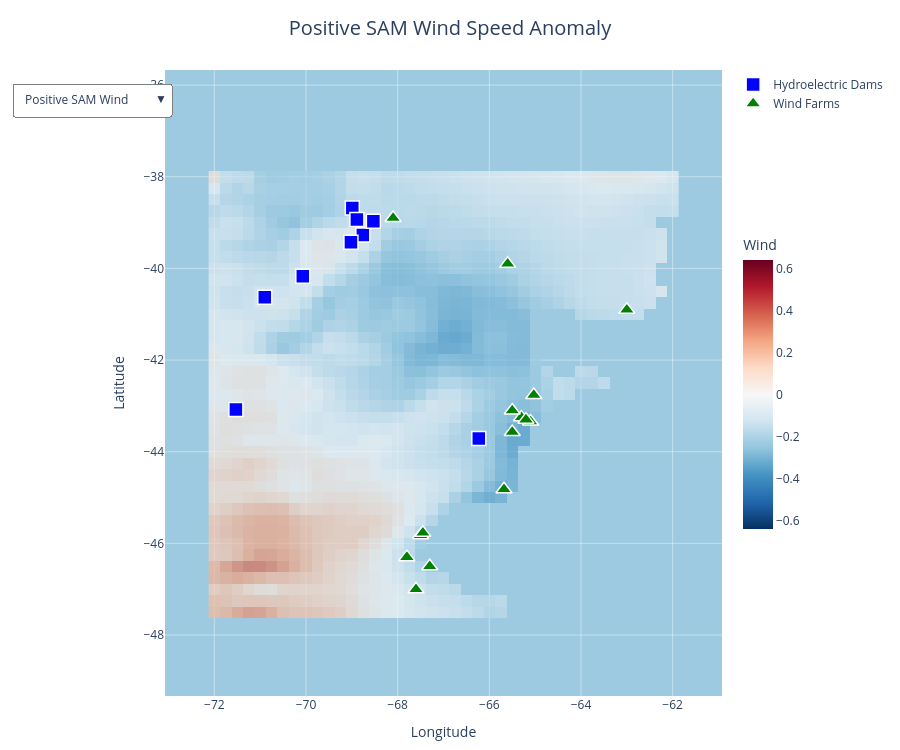

The code cell stored with this chart in its notebook:
### Markdown cell above
## Create Interactive Map

### Code cell
states = ["sam_pos", "sam_neg", "enso_pos", "enso_neg", "iod_pos", "iod_neg"]
state_titles = {
    "sam_pos": "Positive SAM",
    "sam_neg": "Negative SAM",
    "enso_pos": "El Niño",
    "enso_neg": "La Niña",
    "iod_pos": "Positive IOD",
    "iod_neg": "Negative IOD",
}

wmax = max(np.nanmax(np.abs(v)) for v in wind_anoms.values())
rmax = max(np.nanmax(np.abs(v)) for v in runoff_anoms.values())

traces = []

for i, state in enumerate(states):
    # Wind Traces
    traces.append(
        go.Heatmap(
            z=wind_anoms[state],
            x=lon,
            y=lat,
            colorscale="RdBu_r",
            zmin=-wmax,
            zmax=wmax,
            zmid=0,
            visible=(i == 0),
            opacity=0.7,
            colorbar=dict(
                title="Wind",
                len=0.5,
            ),
            hovertemplate="Lat: %{y:.2f}<br>"
            + "Lon: %{x:.2f}<br>"
            + "Wind anomaly: %{z:.2f}<extra></extra>",
        )
    )
    # RUnoff Traces
    traces.append(
        go.Heatmap(
            z=runoff_anoms[state],
            x=lon,
            y=lat,
            colorscale="RdBu_r",
            zmin=-rmax,
            zmax=rmax,
            zmid=0,
            visible=False,
            opacity=0.7,
            colorbar=dict(
                title="Runoff",
                len=0.5,
            ),
            hovertemplate="Lat: %{y:.2f}<br>"
            + "Lon: %{x:.2f}<br>"
            + "Runoff anomaly: %{z:.2f}<extra></extra>",
        )
    )

# Infrastructure
traces.append(
    go.Scatter(
        x=[h[2] for h in HYDRO],
        y=[h[1] for h in HYDRO],
        mode="markers",
        marker=dict(
            symbol="square",
            color="blue",
            size=14,
            line=dict(width=1.5, color="white"),
        ),
        text=[f"{h[0]} ({h[3]}MW)" for h in HYDRO],
        name="Hydroelectric Dams",
    )
)

traces.append(
    go.Scatter(
        x=[w[2] for w in WIND],
        y=[w[1] for w in WIND],
        mode="markers",
        marker=dict(
            symbol="triangle-up",
            color="green",
            size=14,
            line=dict(width=1.5, color="white"),
        ),
        text=[f"{w[0]} ({w[3]}MW)" for w in WIND],
        name="Wind Farms",
    )
)

# Buttons
buttons = []

for i, state in enumerate(states):
    # Wind Button
    vis = [False] * (len(states) * 2 + 2)
    vis[i * 2] = True
    vis[-2] = True
    vis[-1] = True

    buttons.append(
        dict(
            label=f"{state_titles[state]} Wind",
            method="update",
            args=[
                {"visible": vis},
                {"title": f"{state_titles[state]} Wind Speed Anomaly"},
            ],
        )
    )
    # Runoff button
    vis2 = [False] * (len(states) * 2 + 2)
    vis2[i * 2 + 1] = True
    vis2[-2] = True
    vis2[-1] = True

    buttons.append(
        dict(
            label=f"{state_titles[state]} Runoff",
            method="update",
            args=[
                {"visible": vis2},
                {"title": f"{state_titles[state]} Runoff Anomaly"},
            ],
        )
    )

fig = go.Figure(data=traces)

fig.update_layout(
    title=dict(
        text="Positive SAM Wind Speed Anomaly",
        x=0.5,
        font=dict(size=20),
    ),
    # Background styling
    plot_bgcolor="#9ecae1",
    paper_bgcolor="white",
    # Axis styling
    xaxis=dict(
        title="Longitude",
        range=[-73, -61],
        showgrid=True,
        gridcolor="rgba(255,255,255,0.4)",
        zeroline=False,
    ),
    yaxis=dict(
        title="Latitude",
        range=[-48, -37],
        showgrid=True,
        gridcolor="rgba(255,255,255,0.4)",
        zeroline=False,
        scaleanchor="x",
        scaleratio=1,
    ),
    # Dropdown menu
    updatemenus=[
        dict(
            buttons=buttons,
            direction="down",
            x=0.01,
            y=0.98,
            bgcolor="white",
            bordercolor="gray",
        )
    ],
    legend=dict(
        x=1.02,
        y=1.0,
        bgcolor="rgba(255,255,255,0.8)",
    ),
    margin=dict(
        l=50,
        r=160,
        t=70,
        b=50,
    ),
    height=750,
)
fig.show()

fig.write_html("../results/figures/composite_anomaly_map.html", include_plotlyjs="cdn")

### Figure 1 — Plotly figure (JSON) as saved in the notebook; plotly's stock layout.template omitted (floating-point values rounded to 4 significant figures; data arrays with more than 128 entries replaced by an {"elided": "..."} marker saying what was removed)
{"data": [{"colorbar": {"len": 0.5, "title": {"text": "Wind"}}, "colorscale": [[0, "rgb(5,48,97)"], [0.1, "rgb(33,102,172)"], [0.2, "rgb(67,147,195)"], [0.3, "rgb(146,197,222)"], [0.4, "rgb(209,229,240)"], [0.5, "rgb(247,247,247)"], [0.6, "rgb(253,219,199)"], [0.7, "rgb(244,165,130)"], [0.8, "rgb(214,96,77)"], [0.9, "rgb(178,24,43)"], [1, "rgb(103,0,31)"]], "hovertemplate": "Lat: %{y:.2f}<br>Lon: %{x:.2f}<br>Wind anomaly: %{z:.2f}<extra></extra>", "opacity": 0.7, "type": "heatmap", "visible": true, "x": [-72.0, -71.75, -71.5, -71.25, -71.0, -70.75, -70.5, -70.25, -70.0, -69.75, -69.5, -69.25, -69.0, -68.75, -68.5, -68.25, -68.0, -67.75, -67.5, -67.25, -67.0, -66.75, -66.5, -66.25, -66.0, -65.75, -65.5, -65.25, -65.0, -64.75, -64.5, -64.25, -64.0, -63.75, -63.5, -63.25, -63.0, -62.75, -62.5, -62.25, -62.0], "y": [-38.0, -38.25, -38.5, -38.75, -39.0, -39.25, -39.5, -39.75, -40.0, -40.25, -40.5, -40.75, -41.0, -41.25, -41.5, -41.75, -42.0, -42.25, -42.5, -42.75, -43.0, -43.25, -43.5, -43.75, -44.0, -44.25, -44.5, -44.75, -45.0, -45.25, -45.5, -45.75, -46.0, -46.25, -46.5, -46.75, -47.0, -47.25, -47.5], "z": {"elided": "39x41 float values"}, "zmax": 0.6408, "zmid": 0, "zmin": -0.6408}, {"colorbar": {"len": 0.5, "title": {"text": "Runoff"}}, "colorscale": [[0, "rgb(5,48,97)"], [0.1, "rgb(33,102,172)"], [0.2, "rgb(67,147,195)"], [0.3, "rgb(146,197,222)"], [0.4, "rgb(209,229,240)"], [0.5, "rgb(247,247,247)"], [0.6, "rgb(253,219,199)"], [0.7, "rgb(244,165,130)"], [0.8, "rgb(214,96,77)"], [0.9, "rgb(178,24,43)"], [1, "rgb(103,0,31)"]], "hovertemplate": "Lat: %{y:.2f}<br>Lon: %{x:.2f}<br>Runoff anomaly: %{z:.2f}<extra></extra>", "opacity": 0.7, "type": "heatmap", "visible": false, "x": [-72.0, -71.75, -71.5, -71.25, -71.0, -70.75, -70.5, -70.25, -70.0, -69.75, -69.5, -69.25, -69.0, -68.75, -68.5, -68.25, -68.0, -67.75, -67.5, -67.25, -67.0, -66.75, -66.5, -66.25, -66.0, -65.75, -65.5, -65.25, -65.0, -64.75, -64.5, -64.25, -64.0, -63.75, -63.5, -63.25, -63.0, -62.75, -62.5, -62.25, -62.0], "y": [-38.0, -38.25, -38.5, -38.75, -39.0, -39.25, -39.5, -39.75, -40.0, -40.25, -40.5, -40.75, -41.0, -41.25, -41.5, -41.75, -42.0, -42.25, -42.5, -42.75, -43.0, -43.25, -43.5, -43.75, -44.0, -44.25, -44.5, -44.75, -45.0, -45.25, -45.5, -45.75, -46.0, -46.25, -46.5, -46.75, -47.0, -47.25, -47.5], "z": {"elided": "39x41 float values"}, "zmax": 74.51, "zmid": 0, "zmin": -74.51}, {"colorbar": {"len": 0.5, "title": {"text": "Wind"}}, "colorscale": [[0, "rgb(5,48,97)"], [0.1, "rgb(33,102,172)"], [0.2, "rgb(67,147,195)"], [0.3, "rgb(146,197,222)"], [0.4, "rgb(209,229,240)"], [0.5, "rgb(247,247,247)"], [0.6, "rgb(253,219,199)"], [0.7, "rgb(244,165,130)"], [0.8, "rgb(214,96,77)"], [0.9, "rgb(178,24,43)"], [1, "rgb(103,0,31)"]], "hovertemplate": "Lat: %{y:.2f}<br>Lon: %{x:.2f}<br>Wind anomaly: %{z:.2f}<extra></extra>", "opacity": 0.7, "type": "heatmap", "visible": false, "x": [-72.0, -71.75, -71.5, -71.25, -71.0, -70.75, -70.5, -70.25, -70.0, -69.75, -69.5, -69.25, -69.0, -68.75, -68.5, -68.25, -68.0, -67.75, -67.5, -67.25, -67.0, -66.75, -66.5, -66.25, -66.0, -65.75, -65.5, -65.25, -65.0, -64.75, -64.5, -64.25, -64.0, -63.75, -63.5, -63.25, -63.0, -62.75, -62.5, -62.25, -62.0], "y": [-38.0, -38.25, -38.5, -38.75, -39.0, -39.25, -39.5, -39.75, -40.0, -40.25, -40.5, -40.75, -41.0, -41.25, -41.5, -41.75, -42.0, -42.25, -42.5, -42.75, -43.0, -43.25, -43.5, -43.75, -44.0, -44.25, -44.5, -44.75, -45.0, -45.25, -45.5, -45.75, -46.0, -46.25, -46.5, -46.75, -47.0, -47.25, -47.5], "z": {"elided": "39x41 float values"}, "zmax": 0.6408, "zmid": 0, "zmin": -0.6408}, {"colorbar": {"len": 0.5, "title": {"text": "Runoff"}}, "colorscale": [[0, "rgb(5,48,97)"], [0.1, "rgb(33,102,172)"], [0.2, "rgb(67,147,195)"], [0.3, "rgb(146,197,222)"], [0.4, "rgb(209,229,240)"], [0.5, "rgb(247,247,247)"], [0.6, "rgb(253,219,199)"], [0.7, "rgb(244,165,130)"], [0.8, "rgb(214,96,77)"], [0.9, "rgb(178,24,43)"], [1, "rgb(103,0,31)"]], "hovertemplate": "Lat: %{y:.2f}<br>Lon: %{x:.2f}<br>Runoff anomaly: %{z:.2f}<extra></extra>", "opacity": 0.7, "type": "heatmap", "visible": false, "x": [-72.0, -71.75, -71.5, -71.25, -71.0, -70.75, -70.5, -70.25, -70.0, -69.75, -69.5, -69.25, -69.0, -68.75, -68.5, -68.25, -68.0, -67.75, -67.5, -67.25, -67.0, -66.75, -66.5, -66.25, -66.0, -65.75, -65.5, -65.25, -65.0, -64.75, -64.5, -64.25, -64.0, -63.75, -63.5, -63.25, -63.0, -62.75, -62.5, -62.25, -62.0], "y": [-38.0, -38.25, -38.5, -38.75, -39.0, -39.25, -39.5, -39.75, -40.0, -40.25, -40.5, -40.75, -41.0, -41.25, -41.5, -41.75, -42.0, -42.25, -42.5, -42.75, -43.0, -43.25, -43.5, -43.75, -44.0, -44.25, -44.5, -44.75, -45.0, -45.25, -45.5, -45.75, -46.0, -46.25, -46.5, -46.75, -47.0, -47.25, -47.5], "z": {"elided": "39x41 float values"}, "zmax": 74.51, "zmid": 0, "zmin": -74.51}, {"colorbar": {"len": 0.5, "title": {"text": "Wind"}}, "colorscale": [[0, "rgb(5,48,97)"], [0.1, "rgb(33,102,172)"], [0.2, "rgb(67,147,195)"], [0.3, "rgb(146,197,222)"], [0.4, "rgb(209,229,240)"], [0.5, "rgb(247,247,247)"], [0.6, "rgb(253,219,199)"], [0.7, "rgb(244,165,130)"], [0.8, "rgb(214,96,77)"], [0.9, "rgb(178,24,43)"], [1, "rgb(103,0,31)"]], "hovertemplate": "Lat: %{y:.2f}<br>Lon: %{x:.2f}<br>Wind anomaly: %{z:.2f}<extra></extra>", "opacity": 0.7, "type": "heatmap", "visible": false, "x": [-72.0, -71.75, -71.5, -71.25, -71.0, -70.75, -70.5, -70.25, -70.0, -69.75, -69.5, -69.25, -69.0, -68.75, -68.5, -68.25, -68.0, -67.75, -67.5, -67.25, -67.0, -66.75, -66.5, -66.25, -66.0, -65.75, -65.5, -65.25, -65.0, -64.75, -64.5, -64.25, -64.0, -63.75, -63.5, -63.25, -63.0, -62.75, -62.5, -62.25, -62.0], "y": [-38.0, -38.25, -38.5, -38.75, -39.0, -39.25, -39.5, -39.75, -40.0, -40.25, -40.5, -40.75, -41.0, -41.25, -41.5, -41.75, -42.0, -42.25, -42.5, -42.75, -43.0, -43.25, -43.5, -43.75, -44.0, -44.25, -44.5, -44.75, -45.0, -45.25, -45.5, -45.75, -46.0, -46.25, -46.5, -46.75, -47.0, -47.25, -47.5], "z": {"elided": "39x41 float values"}, "zmax": 0.6408, "zmid": 0, "zmin": -0.6408}, {"colorbar": {"len": 0.5, "title": {"text": "Runoff"}}, "colorscale": [[0, "rgb(5,48,97)"], [0.1, "rgb(33,102,172)"], [0.2, "rgb(67,147,195)"], [0.3, "rgb(146,197,222)"], [0.4, "rgb(209,229,240)"], [0.5, "rgb(247,247,247)"], [0.6, "rgb(253,219,199)"], [0.7, "rgb(244,165,130)"], [0.8, "rgb(214,96,77)"], [0.9, "rgb(178,24,43)"], [1, "rgb(103,0,31)"]], "hovertemplate": "Lat: %{y:.2f}<br>Lon: %{x:.2f}<br>Runoff anomaly: %{z:.2f}<extra></extra>", "opacity": 0.7, "type": "heatmap", "visible": false, "x": [-72.0, -71.75, -71.5, -71.25, -71.0, -70.75, -70.5, -70.25, -70.0, -69.75, -69.5, -69.25, -69.0, -68.75, -68.5, -68.25, -68.0, -67.75, -67.5, -67.25, -67.0, -66.75, -66.5, -66.25, -66.0, -65.75, -65.5, -65.25, -65.0, -64.75, -64.5, -64.25, -64.0, -63.75, -63.5, -63.25, -63.0, -62.75, -62.5, -62.25, -62.0], "y": [-38.0, -38.25, -38.5, -38.75, -39.0, -39.25, -39.5, -39.75, -40.0, -40.25, -40.5, -40.75, -41.0, -41.25, -41.5, -41.75, -42.0, -42.25, -42.5, -42.75, -43.0, -43.25, -43.5, -43.75, -44.0, -44.25, -44.5, -44.75, -45.0, -45.25, -45.5, -45.75, -46.0, -46.25, -46.5, -46.75, -47.0, -47.25, -47.5], "z": {"elided": "39x41 float values"}, "zmax": 74.51, "zmid": 0, "zmin": -74.51}, {"colorbar": {"len": 0.5, "title": {"text": "Wind"}}, "colorscale": [[0, "rgb(5,48,97)"], [0.1, "rgb(33,102,172)"], [0.2, "rgb(67,147,195)"], [0.3, "rgb(146,197,222)"], [0.4, "rgb(209,229,240)"], [0.5, "rgb(247,247,247)"], [0.6, "rgb(253,219,199)"], [0.7, "rgb(244,165,130)"], [0.8, "rgb(214,96,77)"], [0.9, "rgb(178,24,43)"], [1, "rgb(103,0,31)"]], "hovertemplate": "Lat: %{y:.2f}<br>Lon: %{x:.2f}<br>Wind anomaly: %{z:.2f}<extra></extra>", "opacity": 0.7, "type": "heatmap", "visible": false, "x": [-72.0, -71.75, -71.5, -71.25, -71.0, -70.75, -70.5, -70.25, -70.0, -69.75, -69.5, -69.25, -69.0, -68.75, -68.5, -68.25, -68.0, -67.75, -67.5, -67.25, -67.0, -66.75, -66.5, -66.25, -66.0, -65.75, -65.5, -65.25, -65.0, -64.75, -64.5, -64.25, -64.0, -63.75, -63.5, -63.25, -63.0, -62.75, -62.5, -62.25, -62.0], "y": [-38.0, -38.25, -38.5, -38.75, -39.0, -39.25, -39.5, -39.75, -40.0, -40.25, -40.5, -40.75, -41.0, -41.25, -41.5, -41.75, -42.0, -42.25, -42.5, -42.75, -43.0, -43.25, -43.5, -43.75, -44.0, -44.25, -44.5, -44.75, -45.0, -45.25, -45.5, -45.75, -46.0, -46.25, -46.5, -46.75, -47.0, -47.25, -47.5], "z": {"elided": "39x41 float values"}, "zmax": 0.6408, "zmid": 0, "zmin": -0.6408}, {"colorbar": {"len": 0.5, "title": {"text": "Runoff"}}, "colorscale": [[0, "rgb(5,48,97)"], [0.1, "rgb(33,102,172)"], [0.2, "rgb(67,147,195)"], [0.3, "rgb(146,197,222)"], [0.4, "rgb(209,229,240)"], [0.5, "rgb(247,247,247)"], [0.6, "rgb(253,219,199)"], [0.7, "rgb(244,165,130)"], [0.8, "rgb(214,96,77)"], [0.9, "rgb(178,24,43)"], [1, "rgb(103,0,31)"]], "hovertemplate": "Lat: %{y:.2f}<br>Lon: %{x:.2f}<br>Runoff anomaly: %{z:.2f}<extra></extra>", "opacity": 0.7, "type": "heatmap", "visible": false, "x": [-72.0, -71.75, -71.5, -71.25, -71.0, -70.75, -70.5, -70.25, -70.0, -69.75, -69.5, -69.25, -69.0, -68.75, -68.5, -68.25, -68.0, -67.75, -67.5, -67.25, -67.0, -66.75, -66.5, -66.25, -66.0, -65.75, -65.5, -65.25, -65.0, -64.75, -64.5, -64.25, -64.0, -63.75, -63.5, -63.25, -63.0, -62.75, -62.5, -62.25, -62.0], "y": [-38.0, -38.25, -38.5, -38.75, -39.0, -39.25, -39.5, -39.75, -40.0, -40.25, -40.5, -40.75, -41.0, -41.25, -41.5, -41.75, -42.0, -42.25, -42.5, -42.75, -43.0, -43.25, -43.5, -43.75, -44.0, -44.25, -44.5, -44.75, -45.0, -45.25, -45.5, -45.75, -46.0, -46.25, -46.5, -46.75, -47.0, -47.25, -47.5], "z": {"elided": "39x41 float values"}, "zmax": 74.51, "zmid": 0, "zmin": -74.51}, {"colorbar": {"len": 0.5, "title": {"text": "Wind"}}, "colorscale": [[0, "rgb(5,48,97)"], [0.1, "rgb(33,102,172)"], [0.2, "rgb(67,147,195)"], [0.3, "rgb(146,197,222)"], [0.4, "rgb(209,229,240)"], [0.5, "rgb(247,247,247)"], [0.6, "rgb(253,219,199)"], [0.7, "rgb(244,165,130)"], [0.8, "rgb(214,96,77)"], [0.9, "rgb(178,24,43)"], [1, "rgb(103,0,31)"]], "hovertemplate": "Lat: %{y:.2f}<br>Lon: %{x:.2f}<br>Wind anomaly: %{z:.2f}<extra></extra>", "opacity": 0.7, "type": "heatmap", "visible": false, "x": [-72.0, -71.75, -71.5, -71.25, -71.0, -70.75, -70.5, -70.25, -70.0, -69.75, -69.5, -69.25, -69.0, -68.75, -68.5, -68.25, -68.0, -67.75, -67.5, -67.25, -67.0, -66.75, -66.5, -66.25, -66.0, -65.75, -65.5, -65.25, -65.0, -64.75, -64.5, -64.25, -64.0, -63.75, -63.5, -63.25, -63.0, -62.75, -62.5, -62.25, -62.0], "y": [-38.0, -38.25, -38.5, -38.75, -39.0, -39.25, -39.5, -39.75, -40.0, -40.25, -40.5, -40.75, -41.0, -41.25, -41.5, -41.75, -42.0, -42.25, -42.5, -42.75, -43.0, -43.25, -43.5, -43.75, -44.0, -44.25, -44.5, -44.75, -45.0, -45.25, -45.5, -45.75, -46.0, -46.25, -46.5, -46.75, -47.0, -47.25, -47.5], "z": {"elided": "39x41 float values"}, "zmax": 0.6408, "zmid": 0, "zmin": -0.6408}, {"colorbar": {"len": 0.5, "title": {"text": "Runoff"}}, "colorscale": [[0, "rgb(5,48,97)"], [0.1, "rgb(33,102,172)"], [0.2, "rgb(67,147,195)"], [0.3, "rgb(146,197,222)"], [0.4, "rgb(209,229,240)"], [0.5, "rgb(247,247,247)"], [0.6, "rgb(253,219,199)"], [0.7, "rgb(244,165,130)"], [0.8, "rgb(214,96,77)"], [0.9, "rgb(178,24,43)"], [1, "rgb(103,0,31)"]], "hovertemplate": "Lat: %{y:.2f}<br>Lon: %{x:.2f}<br>Runoff anomaly: %{z:.2f}<extra></extra>", "opacity": 0.7, "type": "heatmap", "visible": false, "x": [-72.0, -71.75, -71.5, -71.25, -71.0, -70.75, -70.5, -70.25, -70.0, -69.75, -69.5, -69.25, -69.0, -68.75, -68.5, -68.25, -68.0, -67.75, -67.5, -67.25, -67.0, -66.75, -66.5, -66.25, -66.0, -65.75, -65.5, -65.25, -65.0, -64.75, -64.5, -64.25, -64.0, -63.75, -63.5, -63.25, -63.0, -62.75, -62.5, -62.25, -62.0], "y": [-38.0, -38.25, -38.5, -38.75, -39.0, -39.25, -39.5, -39.75, -40.0, -40.25, -40.5, -40.75, -41.0, -41.25, -41.5, -41.75, -42.0, -42.25, -42.5, -42.75, -43.0, -43.25, -43.5, -43.75, -44.0, -44.25, -44.5, -44.75, -45.0, -45.25, -45.5, -45.75, -46.0, -46.25, -46.5, -46.75, -47.0, -47.25, -47.5], "z": {"elided": "39x41 float values"}, "zmax": 74.51, "zmid": 0, "zmin": -74.51}, {"colorbar": {"len": 0.5, "title": {"text": "Wind"}}, "colorscale": [[0, "rgb(5,48,97)"], [0.1, "rgb(33,102,172)"], [0.2, "rgb(67,147,195)"], [0.3, "rgb(146,197,222)"], [0.4, "rgb(209,229,240)"], [0.5, "rgb(247,247,247)"], [0.6, "rgb(253,219,199)"], [0.7, "rgb(244,165,130)"], [0.8, "rgb(214,96,77)"], [0.9, "rgb(178,24,43)"], [1, "rgb(103,0,31)"]], "hovertemplate": "Lat: %{y:.2f}<br>Lon: %{x:.2f}<br>Wind anomaly: %{z:.2f}<extra></extra>", "opacity": 0.7, "type": "heatmap", "visible": false, "x": [-72.0, -71.75, -71.5, -71.25, -71.0, -70.75, -70.5, -70.25, -70.0, -69.75, -69.5, -69.25, -69.0, -68.75, -68.5, -68.25, -68.0, -67.75, -67.5, -67.25, -67.0, -66.75, -66.5, -66.25, -66.0, -65.75, -65.5, -65.25, -65.0, -64.75, -64.5, -64.25, -64.0, -63.75, -63.5, -63.25, -63.0, -62.75, -62.5, -62.25, -62.0], "y": [-38.0, -38.25, -38.5, -38.75, -39.0, -39.25, -39.5, -39.75, -40.0, -40.25, -40.5, -40.75, -41.0, -41.25, -41.5, -41.75, -42.0, -42.25, -42.5, -42.75, -43.0, -43.25, -43.5, -43.75, -44.0, -44.25, -44.5, -44.75, -45.0, -45.25, -45.5, -45.75, -46.0, -46.25, -46.5, -46.75, -47.0, -47.25, -47.5], "z": {"elided": "39x41 float values"}, "zmax": 0.6408, "zmid": 0, "zmin": -0.6408}, {"colorbar": {"len": 0.5, "title": {"text": "Runoff"}}, "colorscale": [[0, "rgb(5,48,97)"], [0.1, "rgb(33,102,172)"], [0.2, "rgb(67,147,195)"], [0.3, "rgb(146,197,222)"], [0.4, "rgb(209,229,240)"], [0.5, "rgb(247,247,247)"], [0.6, "rgb(253,219,199)"], [0.7, "rgb(244,165,130)"], [0.8, "rgb(214,96,77)"], [0.9, "rgb(178,24,43)"], [1, "rgb(103,0,31)"]], "hovertemplate": "Lat: %{y:.2f}<br>Lon: %{x:.2f}<br>Runoff anomaly: %{z:.2f}<extra></extra>", "opacity": 0.7, "type": "heatmap", "visible": false, "x": [-72.0, -71.75, -71.5, -71.25, -71.0, -70.75, -70.5, -70.25, -70.0, -69.75, -69.5, -69.25, -69.0, -68.75, -68.5, -68.25, -68.0, -67.75, -67.5, -67.25, -67.0, -66.75, -66.5, -66.25, -66.0, -65.75, -65.5, -65.25, -65.0, -64.75, -64.5, -64.25, -64.0, -63.75, -63.5, -63.25, -63.0, -62.75, -62.5, -62.25, -62.0], "y": [-38.0, -38.25, -38.5, -38.75, -39.0, -39.25, -39.5, -39.75, -40.0, -40.25, -40.5, -40.75, -41.0, -41.25, -41.5, -41.75, -42.0, -42.25, -42.5, -42.75, -43.0, -43.25, -43.5, -43.75, -44.0, -44.25, -44.5, -44.75, -45.0, -45.25, -45.5, -45.75, -46.0, -46.25, -46.5, -46.75, -47.0, -47.25, -47.5], "z": {"elided": "39x41 float values"}, "zmax": 74.51, "zmid": 0, "zmin": -74.51}, {"marker": {"color": "blue", "line": {"color": "white", "width": 1.5}, "size": 14, "symbol": "square"}, "mode": "markers", "name": "Hydroelectric Dams", "text": ["El Chocón (1200MW)", "Piedra del Águila (1400MW)", "Alicurá (1000MW)", "Pichi Picún Leufú (261MW)", "Arroyito (128MW)", "Futaleufú (472MW)", "Florentino Ameghino (45MW)", "Loma de la Lata (116MW)", "Planicie Banderita (478MW)"], "type": "scatter", "x": [-68.76, -70.07, -70.9, -69.02, -68.53, -71.53, -66.23, -68.99, -68.89], "y": [-39.27, -40.17, -40.63, -39.43, -38.97, -43.08, -43.71, -38.68, -38.93]}, {"marker": {"color": "green", "line": {"color": "white", "width": 1.5}, "size": 14, "symbol": "triangle-up"}, "mode": "markers", "name": "Wind Farms", "text": ["Rawson (77MW)", "Trelew (10MW)", "Chubut Norte (80MW)", "Puerto Madryn (48MW)", "Genpat (24MW)", "Manantiales Behr (100MW)", "Antonio Morán (77MW)", "Cañadón León (100MW)", "Bicentenario (60MW)", "Los Hércules (200MW)", "Koluel Kayke (100MW)", "Pomona (100MW)", "Vientos Neuquinos (24MW)", "Garayalde (23MW)", "Villalonga (77MW)"], "type": "scatter", "x": [-65.1, -65.3, -65.5, -65.03, -65.5, -67.5, -67.45, -67.8, -65.2, -67.6, -67.3, -65.6, -68.1, -65.68, -63], "y": [-43.34, -43.25, -43.1, -42.76, -43.57, -45.82, -45.77, -46.3, -43.3, -47, -46.5, -39.9, -38.9, -44.82, -40.9]}], "layout": {"height": 750, "legend": {"bgcolor": "rgba(255,255,255,0.8)", "x": 1.02, "y": 1}, "margin": {"b": 50, "l": 50, "r": 160, "t": 70}, "paper_bgcolor": "white", "plot_bgcolor": "#9ecae1", "title": {"font": {"size": 20}, "text": "Positive SAM Wind Speed Anomaly", "x": 0.5}, "updatemenus": [{"bgcolor": "white", "bordercolor": "gray", "buttons": [{"args": [{"visible": [true, false, false, false, false, false, false, false, false, false, false, false, true, true]}, {"title": "Positive SAM Wind Speed Anomaly"}], "label": "Positive SAM Wind", "method": "update"}, {"args": [{"visible": [false, true, false, false, false, false, false, false, false, false, false, false, true, true]}, {"title": "Positive SAM Runoff Anomaly"}], "label": "Positive SAM Runoff", "method": "update"}, {"args": [{"visible": [false, false, true, false, false, false, false, false, false, false, false, false, true, true]}, {"title": "Negative SAM Wind Speed Anomaly"}], "label": "Negative SAM Wind", "method": "update"}, {"args": [{"visible": [false, false, false, true, false, false, false, false, false, false, false, false, true, true]}, {"title": "Negative SAM Runoff Anomaly"}], "label": "Negative SAM Runoff", "method": "update"}, {"args": [{"visible": [false, false, false, false, true, false, false, false, false, false, false, false, true, true]}, {"title": "El Niño Wind Speed Anomaly"}], "label": "El Niño Wind", "method": "update"}, {"args": [{"visible": [false, false, false, false, false, true, false, false, false, false, false, false, true, true]}, {"title": "El Niño Runoff Anomaly"}], "label": "El Niño Runoff", "method": "update"}, {"args": [{"visible": [false, false, false, false, false, false, true, false, false, false, false, false, true, true]}, {"title": "La Niña Wind Speed Anomaly"}], "label": "La Niña Wind", "method": "update"}, {"args": [{"visible": [false, false, false, false, false, false, false, true, false, false, false, false, true, true]}, {"title": "La Niña Runoff Anomaly"}], "label": "La Niña Runoff", "method": "update"}, {"args": [{"visible": [false, false, false, false, false, false, false, false, true, false, false, false, true, true]}, {"title": "Positive IOD Wind Speed Anomaly"}], "label": "Positive IOD Wind", "method": "update"}, {"args": [{"visible": [false, false, false, false, false, false, false, false, false, true, false, false, true, true]}, {"title": "Positive IOD Runoff Anomaly"}], "label": "Positive IOD Runoff", "method": "update"}, {"args": [{"visible": [false, false, false, false, false, false, false, false, false, false, true, false, true, true]}, {"title": "Negative IOD Wind Speed Anomaly"}], "label": "Negative IOD Wind", "method": "update"}, {"args": [{"visible": [false, false, false, false, false, false, false, false, false, false, false, true, true, true]}, {"title": "Negative IOD Runoff Anomaly"}], "label": "Negative IOD Runoff", "method": "update"}], "direction": "down", "x": 0.01, "y": 0.98}], "xaxis": {"gridcolor": "rgba(255,255,255,0.4)", "range": [-73, -61], "showgrid": true, "title": {"text": "Longitude"}, "zeroline": false}, "yaxis": {"gridcolor": "rgba(255,255,255,0.4)", "range": [-48, -37], "scaleanchor": "x", "scaleratio": 1, "showgrid": true, "title": {"text": "Latitude"}, "zeroline": false}}}
